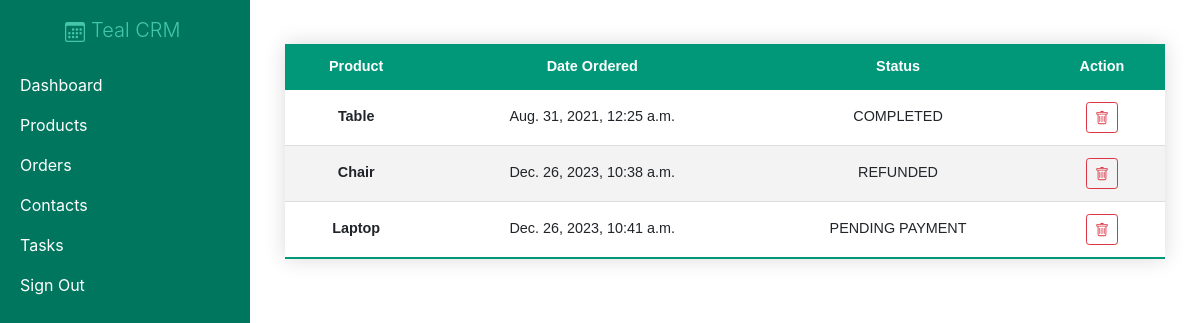
Screenshot of /customer_orders/1/ (signed in) with the database file from the repository.
### crm/models.py (models this page shows)
class Order(models.Model):
    customer = models.ForeignKey(Customer, null=True, on_delete= models.CASCADE)
    product = models.ForeignKey(Product, null=True, on_delete= models.CASCADE)
    date_created = models.DateTimeField(auto_now_add=True, null=True)
    status = models.CharField(max_length=200, null=True, choices=(
        ('CANCELED','CANCELED'),
        ('COMPLETED','COMPLETED'),
        ('REFUNDED','REFUNDED'),
        ('PENDING PAYMENT','PENDING PAYMENT'),
    ))

class Product(models.Model):
    name = models.CharField(max_length=200, null=True)
    cost = models.FloatField(null=True)
    vendor = models.CharField(max_length=200, null=True)
    discount = models.IntegerField(default=0)
    date_created = models.DateTimeField(auto_now_add=True, null=True)
    def __str__(self):
        return self.name

### crm/views.py (the view)
# urls.py: path('customer_orders/<str:pk>/', views.customer_orders, name="customer_orders"),
@login_required
def customer_orders(request, pk):
    customer = Customer.objects.get(id=pk)
    order = customer.order_set.all()
    total_orders = order.count()
    context = {'customer':customer,'order':order, 'total_orders':total_orders}
    return render(request,'crm/customer_orders.html', context)

### crm/templates/crm/customer_orders.html (shortened to what this page needs)
{% extends 'crm/main.html' %}
{% block content %}
<table class="my-table w-100 text-center mt-4">
    <thead>
        <tr class="text-center">
            <th scope="col">Product</th>
            <th scope="col">Date Ordered</th>
            <th scope="col">Status</th>
            <th scope="col">Action</th>
        </tr>
    </thead>
    <tbody>
        {% for o in order %}
        <tr>
            <th scope="row">{{ o.product }}</th>
            <td>{{ o.date_created }}</td>
            <td>{{ o.status }}</td>
            <td>
                <a class="btn btn-sm btn-outline-danger" data-toggle="modal" data-target="#actionModal"></a></div>
        {% endfor %}
{% endblock content %}

### static/css/main.css (style rules this page uses)
.my-table { border-collapse: collapse; font-size: 0.9em; font-family: sans-serif; min-width: 400px; box-shadow: 0 0 20px rgba(0, 0, 0, 0.15); }
.my-table thead tr { background-color: #009879; color: #ffffff; text-align: left; }
.my-table th, .my-table td { padding: 12px 15px; }
.my-table tbody tr { border-bottom: 1px solid #dddddd; }
.my-table tbody tr:nth-of-type(even) { background-color: #f3f3f3; }
.my-table tbody tr:last-of-type { border-bottom: 2px solid #009879; }

### rows the page displays
Order: product "Table", date_created "Aug. 31, 2021, 12:25 a.m.", status "COMPLETED"
Order: product "Chair", date_created "Dec. 26, 2023, 10:38 a.m.", status "REFUNDED"
Order: product "Laptop", date_created "Dec. 26, 2023, 10:41 a.m.", status "PENDING PAYMENT"
